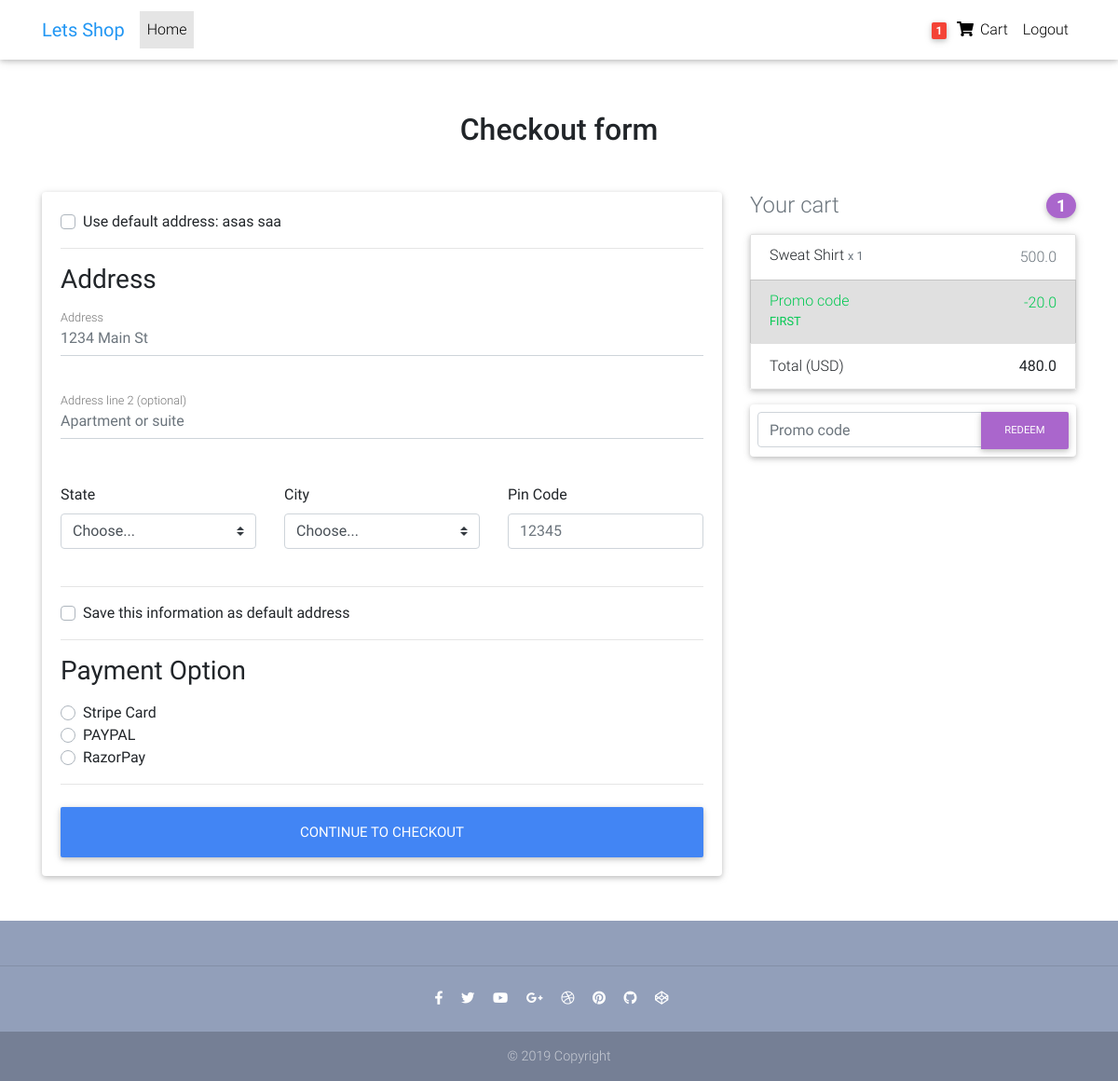
Screenshot of /checkout/ (signed in) with the database file from the repository.
### mobiles/models.py (models this page shows, shortened)
class Order(models.Model):
	user = models.ForeignKey(settings.AUTH_USER_MODEL, on_delete=models.CASCADE)
	ref_code = models.CharField(max_length=20)
	items = models.ManyToManyField(OrderItem)
	start_date = models.DateTimeField(auto_now_add=True)
	ordered_date = models.DateTimeField()
	ordered = models.BooleanField(default=False)
	address = models.ForeignKey('Address', on_delete=models.SET_NULL, null=True, blank=True)
	payment = models.ForeignKey('Payment', on_delete=models.SET_NULL, null=True, blank=True)
	coupon = models.ForeignKey('CouponCode', on_delete=models.SET_NULL, null=True, blank=True)
	being_delivered = models.BooleanField(default=False)
	recieved = models.BooleanField(default=False)
	refund_requested = models.BooleanField(default=False)
	refund_granted = models.BooleanField(default=False)
	'''
	1. ITEM ADD TO CART
	2. ADDING ADDRESS
	   (FAILED CHECKOUT)
	3. PAYMENT
	(packaging)
	4. BEING DELIVERED
	5. RECIEVED
	6. REFUNDS
	'''
	def get_total(self):
		total = 0
		for order_item in self.items.all():
			total += order_item.get_final_price()
		if self.coupon and total>1:
			total -= self.coupon.amount
		return total

class Address(models.Model):
	user = models.ForeignKey(settings.AUTH_USER_MODEL, on_delete=models.CASCADE)
	street_address = models.CharField(max_length=200)
	address_line2 = models.CharField(max_length=200)
	state = models.CharField(max_length=50)
	city = models.CharField(max_length=50)
	pin_code = models.CharField(max_length=6)
	default = models.BooleanField(default=False)
	class Meta:
		verbose_name_plural = 'Addresses'

class OrderItem(models.Model):
	user = models.ForeignKey(settings.AUTH_USER_MODEL, on_delete=models.CASCADE)
	ordered = models.BooleanField(default=False)
	item = models.ForeignKey(Item, on_delete=models.CASCADE)
	quantity = models.IntegerField(default=1)
	def get_total_discount_item_price(self):
		return self.quantity * self.item.discount_price
	def get_final_price(self):
		if self.item.discount_price:
			return self.get_total_discount_item_price()
		return self.get_total_item_price()

class Item(models.Model):
	category = models.CharField(choices=CATEGORY_CHOICES, max_length=300, null=True)
	title = models.CharField(max_length=300)
	image = models.ImageField(upload_to='shirts', null=True)
	price = models.FloatField()
	description = models.TextField()
	discount_price = models.FloatField(blank=True, null=True)
	label = models.CharField(choices=LABEL_CHOICES, max_length=300, null=True)
	slug = models.CharField(max_length=100)

class CouponCode(models.Model):
	code = models.CharField(max_length=15)
	valid_from = models.DateTimeField(null=True, blank=True)
	valid_to = models.DateTimeField(null=True, blank=True)
	amount = models.FloatField()
	active = models.BooleanField(default=True)

### mobiles/views.py (the view, shortened to what this page needs)
# urls.py: path('checkout/', CheckoutView.as_view(), name='checkout'),
class CheckoutView(LoginRequiredMixin, View):
	def get(self,*args, **kwargs):
		form = CheckoutForm()
		try:
			order= Order.objects.get(user=self.request.user, ordered=False)
			context = {
				'form': form,
				'order':order,
				'couponForm':CouponForm(),
			}
			address_qs = Address.objects.filter(
				user=self.request.user,
				default=True,
			)
			if address_qs.exists():
				context.update( {'default_address': address_qs.last()} )
			return render(self.request, 'checkout-page.html', context)
		except ObjectDoesNotExist:
			messages.info(request, "You donot have an active order!")
			return redirect('mobiles:checkout')

### mobiles/forms.py
class CheckoutForm(forms.Form):
	street_address = forms.CharField(required=False,widget=forms.TextInput(attrs={'placeholder': '1234 Main St','class':'form-control'}))
	address_line2 = forms.CharField(required=False, widget=forms.TextInput(attrs={'placeholder': 'Apartment or suite','class':'form-control'}))
	state = forms.CharField(required=False,widget=forms.Select(choices=STATES, attrs={'class':'custom-select d-block w-100'}))
	city = forms.CharField(required=False,widget=forms.Select(choices=CITIES, attrs={'class':'custom-select d-block w-100'}))
	pin_code = forms.CharField(required=False,max_length=6, widget=forms.TextInput(attrs={'placeholder': '12345','class':'form-control'}))
	set_default_address = forms.BooleanField(required=False)
	use_default_address = forms.BooleanField(required=False)
	payment_option = forms.ChoiceField(widget=forms.RadioSelect,choices=PAYMENT_METHOD)

class CouponForm(forms.Form):
	code = forms.CharField(label='',widget=forms.TextInput(attrs={
		'class': 'form-control',
		'placeholder': 'Promo code',
		'aria-label':"Recipient's username",
		'aria-describedby':"basic-addon2"
	}))

### mobiles/templatetags/cart_template_tags.py (called while the page is built)
@register.filter
def cart_item_count(user):
	if user.is_authenticated:
		qs = Order.objects.filter(user=user, ordered=False)
		if qs.exists():
			return qs[0].items.count()
	return 0

### mobiles/templates/checkout-page.html (shortened to what this page needs)
{% extends 'base.html' %}
{% block content %}
<div class="container wow fadeIn">
      <h2 class="my-5 h2 text-center">Checkout form</h2>
      <div class="row">
        <div class="col-md-8 mb-4">
          <div class="card">
            <form method="post" class="card-body" >
              {% if default_address %}
              <div class="custom-control custom-checkbox">
                <label class="custom-control-label" for="use_default_address">Use default address: {{default_address.street_address|truncatechars:60 }}</label>
              </div>
              {% endif %}
              <hr>
              <div class="hidable_address_form">
              <h3>Address</h3>
              <div class="md-form mb-5">
                {{form.street_address}}
                <label for="address" class="">Address</label>
              </div>
              <div class="md-form mb-5">
                {{form.address_line2}}
                <label for="address-2" class="">Address line 2 (optional)</label>
              </div>
              <div class="row">
                <div class="col-lg-4 col-md-6 mb-4">
                  <label for="state">State</label>
                  {{form.state}}
                </div>
                <div class="col-lg-4 col-md-6 mb-4">
                  <label for="state">City</label>
                  {{form.city}}
                </div>
                <div class="col-lg-4 col-md-6 mb-4">
                  <label for="zip">Pin Code</label>
                  {{form.pin_code}}
                </div>
              </div>
              <hr>
              <div class="custom-control custom-checkbox">
                <label class="custom-control-label" for="set_default_address">Save this information as default address</label>
              </div>
            </div>
              <hr>
              <h3>Payment Option</h3>
              <div class="d-block my-3">
        {% for value,name in form.fields.payment_option.choices %}
                <div class="custom-control custom-radio">
                  <label class="custom-control-label" for="{{name}}">{{name}}</label>
                </div>
                {% endfor %}
              </div>
              <hr class="mb-4">
              <button class="btn btn-primary btn-lg btn-block" type="submit">Continue to checkout</button>
            </form>
          </div>
        </div>
        <div class="col-md-4 mb-4">
          <h4 class="d-flex justify-content-between align-items-center mb-3">
            <span class="text-muted">Your cart</span>
            <span class="badge badge-secondary badge-pill">{{order.items.count}}</span>
          </h4>
          <ul class="list-group mb-3 z-depth-1">
            {% for order_item in order.items.all %}
            <li class="list-group-item d-flex justify-content-between lh-condensed">
              <div>
                <h6 class="my-0">{{order_item.item.title}} <small class="text-muted">x {{order_item.quantity}}</small></h6>
              </div>
          {% if order_item.item.discount_price %}
          <span class="text-muted">
          {{order_item.get_total_discount_item_price}}
          </span>
          {% else %}
          <span class="text-muted">
          {{order_item.get_total_item_price}}
          </span>
          {% endif %}
            </li>
            {% endfor %}
            {% if order.coupon %}
            <li class="list-group-item d-flex justify-content-between bg-light">
              <div class="text-success">
                <h6 class="my-0">Promo code</h6>
                <small>{{order.coupon.code}}</small>
              </div>
              <span class="text-success">-{{order.coupon.amount}}</span>
            </li>
            {% endif %}
            <li class="list-group-item d-flex justify-content-between">
              <span>Total (USD)</span>
              <strong>{{order.get_total}}</strong>
            </li>
          </ul>
          <form class="card p-2" action="{% url 'mobiles:add-coupon' %}" method="POST">
            <div class="input-group">
              {{couponForm}}
              <div class="input-group-append">
                <button class="btn btn-secondary btn-md waves-effect m-0" type="submit">Redeem</button>
              </div>
            </div>
          </form>
        </div>
      </div>
    </div>
{% endblock %}

### mobiles/templates/nav.html (shortened to what this page needs)
{% load cart_template_tags %}
  <nav class="navbar fixed-top navbar-expand-lg navbar-light white scrolling-navbar">
    <div class="container">
      <a class="navbar-brand waves-effect" href="#">
        <strong class="blue-text">Lets Shop</strong>
      </a>
      <div class="collapse navbar-collapse" id="navbarSupportedContent">
        <ul class="navbar-nav mr-auto">
          <li class="nav-item active">
            <a class="nav-link waves-effect" href="#">Home
            </a>
          </li>
        </ul>
        <ul class="navbar-nav nav-flex-icons">
          {% if request.user.is_authenticated %}
          <li class="nav-item">
            <a href="{% url 'mobiles:order-summary' %}" class="nav-link waves-effect">
              <span class="badge red z-depth-1 mr-1"> {{request.user|cart_item_count}} </span>
              <i class="fas fa-shopping-cart"></i>
              <span class="clearfix d-none d-sm-inline-block"> Cart </span>
            </a>
          </li>
          <li class="nav-item">
            <a class="nav-link waves-effect" href="{% url 'account_logout' %}">
              <span class="clearfix d-none d-sm-inline-block"> Logout </span>
            </a>
          </li>
            {% endif %}
        </ul>
      </div>
    </div>
  </nav>

### mobiles/templates/base.html (style rules this page uses)
html, body, header, .carousel { height: 60vh; }

### rows the page displays
Address: street_address "asas saa"
Order: items.count "1", coupon.code "FIRST", coupon.amount "20.0", get_total "480.0"
OrderItem: item "Sweat Shirt", quantity "1", get_total_discount_item_price "500.0"

### other values shown
{{ request.user|cart_item_count }} "1"
{{ name }} "Stripe Card" "PAYPAL" "RazorPay"
